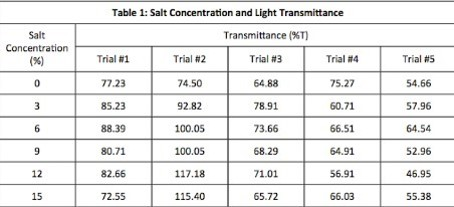
#> input picture TestTable.png, 454 x 207 px
$ jupyter execute --allow-errors TableParser.ipynb
#> lines starting #> are read from the running program, lines starting #| are printed output that depends on the picture
[cell 1]
import cv2
import numpy as np

[cell 2]
#takes in img as np nd array
#taking in as grey scale makes it so we do not use RGB values only a single value
img = cv2.imread('TestTable.png', cv2.IMREAD_GRAYSCALE)
#> img: shape (207, 454); min 0, max 255, mean 234.5

[cell 3]
from matplotlib import pyplot as plt
plt.imshow(img, interpolation='nearest',cmap='gray')
plt.show()

[cell 4]
from collections import deque
def flood_fill_bfs(img, x, y, color_of_point, paint_color):
    top_left = (x,y)
    bottom_right = (-1,-1)
    queue = deque([(x,y)])
    img[x,y] = paint_color
    while queue:
        current_x, current_y = queue.popleft()
        neighbors = [(current_x - 1, current_y),
                        (current_x + 1, current_y),
                        (current_x, current_y-1),
                        (current_x, current_y+1)
        ]
        x_high, y_high = bottom_right
        if current_x >= x_high:
            x_high = current_x
        if current_y >= y_high:
            y_high = current_y
        bottom_right = (x_high,y_high)

        x_low, y_low = top_left
        if current_x <= x_low:
            x_low = current_x
        if current_y <= y_low:
            y_low = current_y
        top_left = (x_low,y_low)

        for neighbor_x, neighbor_y in neighbors:
            if 0 <= neighbor_x < len(img) and 0 <= neighbor_y < len(img[0]) and img[neighbor_x,neighbor_y] == color_of_point:
                img[neighbor_x,neighbor_y] = paint_color
                queue.append((neighbor_x,neighbor_y))
    return (top_left, bottom_right)

[cell 5]
from collections import defaultdict
frequencyMap = defaultdict(lambda: 0)
for row in img:
    for pixel in row:
        frequencyMap[pixel] += 1
#> after the loop, frequencyMap = 255 items

most_common_color = max(frequencyMap, key=frequencyMap.get)
#> most_common_color = 255
most_common_color
#> Out = 255

[cell 6]
for i, row in enumerate(img):
    for j, pixel in enumerate(row):
        # pixel = sum(pixel)
        if pixel >= most_common_color - 20:
            img[i][j] = most_common_color #np.array([0, 100, 0])

[cell 7]
plt.imshow(img, interpolation='nearest',cmap='gray')
plt.show()

[cell 8]
def find_first_coord(_img, color):
#> called with color = 255
    for i, row in enumerate(_img):
        for j, pixel in enumerate(row):
            if pixel == color:
                return i,j
#> this loop made 3 passes
    return-1,-1

[cell 9]
num_cells = 0
cell_coordinates = []

x,y = find_first_coord(img,most_common_color)
#> x = 2; y = 0
# print(x,y)
while x < len(img):
    while y < len(img[0])-1:
        # print(img[x,y])
        if img[x,y] == most_common_color:
            start, end = flood_fill_bfs(img, x, y, most_common_color, most_common_color - 1)
            cell_coordinates.append((start,end)) #backwards because we iterate
            num_cells += 1
            x,y = end
            # print(end)
        y+=1
    y=0
    x+=1
#> this loop made 22 passes
#> x on passes 2, 5, 6, 8, 9, 11, 12, 14, 15, 17, 18, 20: 24, 72, 73, 94, 95, 117, 118, 139, 140, 162, 163, 185
#> x on passes 1, 3, 4, 7, 10, 13: 23, 45, 71, 93, 116, 138
#> after the loop, cell_coordinates = 44 items; end = (205, 453); num_cells = 44; start = (185, 382); x = 207

num_cells
#> Out = 44

# cell_coordinates

[cell 10]
cell_coordinates

[cell 11]
for top_left, btm_right in cell_coordinates:
    img[top_left[0],top_left[1]] = 255
    img[btm_right[0],btm_right[1]] = 255
#> this loop made 44 passes
#> (top_left, btm_right) on passes 1 to 12: ((2, 0), (22, 453)), ((24, 77), (44, 453)), ((25, 0), (70, 73)), ((48, 77), (70, 149)), ((48, 153), (70, 226)), ((48, 229), (70, 302)), ((48, 306), (70, 378)), ((48, 382), (70, 453)), ((73, 0), (92, 73)), ((73, 77), (92, 149)), ((73, 153), (92, 226)), ((73, 229), (92, 302))
#> img: shape (207, 454); min 0, max 255, mean 235.1

[cell 12]
# # i,j = find_first_coord(img, most_common_color)
# start, end = flood_fill_bfs(img, i, j, most_common_color, 120)

[cell 13]
plt.imshow(img, interpolation='nearest',cmap='gray')
plt.show()

[cell 14]
arr = np.zeros(img.shape)

for top_left, btm_right in cell_coordinates:
    arr[top_left[0],top_left[1]] = 255
    arr[btm_right[0],btm_right[1]] = 255
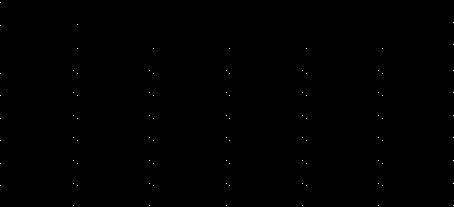
#> arr: shape (207, 454) float64; 0.09% white in thin lines or dots
plt.imshow(arr, interpolation='nearest',cmap='gray')
plt.show()

[cell 15]
sorted_cells = sorted(cell_coordinates, key=lambda coord:coord[0][0])
#> sorted_cells = 44 items
sorted_cells

# Goal: represent tabular data with nested dictionaries.
# i.e. {row: {col: cell}}
# Assuming a uniform n x n table (no combined rows/cols)

# start by organizing the points in separate lists?

row_table = {}
# Organize rows
for cell in sorted_cells:
    BR_HORIZONTAL = int(cell[1][1])
    BR = (int(cell[1][0]), int(cell[1][1]))
    if BR_HORIZONTAL not in row_table.keys():
        row_table[BR_HORIZONTAL] = [BR]
    else:
        row_table[BR_HORIZONTAL].append(BR)
#> this loop made 44 passes
#> (cell, BR_HORIZONTAL) on passes 1 to 12: (((2, 0), (22, 453)), 453), (((24, 77), (44, 453)), 453), (((25, 0), (70, 73)), 73), (((48, 77), (70, 149)), 149), (((48, 153), (70, 226)), 226), (((48, 229), (70, 302)), 302), (((48, 306), (70, 378)), 378), (((48, 382), (70, 453)), 453), (((73, 0), (92, 73)), 73), (((73, 77), (92, 149)), 149), (((73, 153), (92, 226)), 226), (((73, 229), (92, 302)), 302)
#> after the loop, row_table = 6 items


col_table = {}
# Organize rows
for cell in sorted_cells:
    BR_VERTICAL = int(cell[1][0])
    BR = (int(cell[1][0]), int(cell[1][1]))
    if BR_VERTICAL not in col_table.keys():
        col_table[BR_VERTICAL] = [BR]
    else:
        col_table[BR_VERTICAL].append(BR)
#> this loop made 44 passes
#> (cell, BR_VERTICAL) on passes 1 to 12: (((2, 0), (22, 453)), 22), (((24, 77), (44, 453)), 44), (((25, 0), (70, 73)), 70), (((48, 77), (70, 149)), 70), (((48, 153), (70, 226)), 70), (((48, 229), (70, 302)), 70), (((48, 306), (70, 378)), 70), (((48, 382), (70, 453)), 70), (((73, 0), (92, 73)), 92), (((73, 77), (92, 149)), 92), (((73, 153), (92, 226)), 92), (((73, 229), (92, 302)), 92)
#> after the loop, col_table = 9 items
row_table

[cell 16]
col_table

[cell 17]
table = np.zeros((len(col_table), len(row_table)))
#> table = [[0, 0, 0, 0, 0, 0], [0, 0, 0, 0, 0, 0], [0, 0, 0, 0, 0, 0], [0, 0, 0, 0, 0, 0], [0, 0, 0, 0, 0, 0], [0, 0, 0, 0, 0, 0], [0, 0, 0, 0, 0, 0], [0, 0, 0, 0, 0, 0], [0, 0, 0, 0, 0, 0]]
table
#> Out has the same summary as table

[cell 18]
for i, y in enumerate(sorted(row_table)):
    print(row_table[y])
#> this loop made 6 passes
#> y on passes 1 to 6: 73, 149, 226, 302, 378, 453
#| [(70, 73), (92, 73), (115, 73), (137, 73), (160, 73), (183, 73), (205, 73)]
#| [(70, 149), (92, 149), (115, 149), (137, 149), (160, 149), (183, 149), (205, 149)]
#| [(70, 226), (92, 226), (115, 226), (137, 226), (160, 226), (183, 226), (205, 226)]
#| [(70, 302), (92, 302), (115, 302), (137, 302), (160, 302), (183, 302), (205, 302)]
#| [(70, 378), (92, 378), (115, 378), (137, 378), (160, 378), (183, 378), (205, 378)]
#| [(22, 453), (44, 453), (70, 453), (92, 453), (115, 453), (137, 453), (160, 453), (183, 453), (205, 453)]

[cell 19]

# # Organize columns
# # we know the first row should contain all column headers
# columns = {}
# for cell in list(table.values())[0]:
#     columns[cell]

# table

# bounding box testing
# from PIL import Image

# TL = (int(sorted_cells[0][0][0]), int(sorted_cells[0][0][1]))
# BR = (int(sorted_cells[0][1][0]), int(sorted_cells[0][1][1]))

# # [TL, BR]
# print(region)

# plt.imshow(region)
# plt.show()

for cell in sorted_cells:
    TL = (int(cell[0][0]), int(cell[0][1]))
    BR = (int(cell[1][0]), int(cell[1][1]))

    region = img[TL[0]:BR[0], TL[1]:BR[1]]

    # Extract cell data using OCR here

    # Fill in table dict with data?
    # region_colored = cv2.cvtColor(region, cv2.)
    # plt.figure(figsize=(2,1))
    plt.imshow(region, cmap='gray')
    plt.show()
#> this loop made 44 passes
#> pass 1, `region = img[TL[0]:BR[0], TL[1]:BR[1]]`:
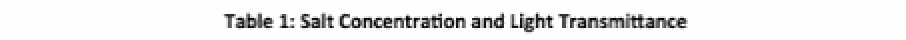
#> region: shape (20, 453) (shown 2 times larger); min 0, max 255, mean 236.2
#> pass 2, `region = img[TL[0]:BR[0], TL[1]:BR[1]]`:
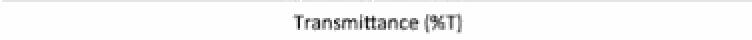
#> region: shape (20, 376) (shown 2 times larger); min 17, max 255, mean 246.8
#> pass 3, `region = img[TL[0]:BR[0], TL[1]:BR[1]]`:
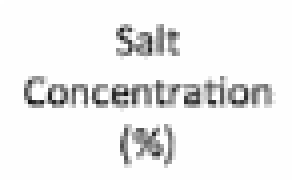
#> region: shape (45, 73) (shown 4 times larger); min 17, max 255, mean 238.4

$ run again, with %5BMS-PCCRC%5D-170601_30_page1.jpg saved as TestTable.png
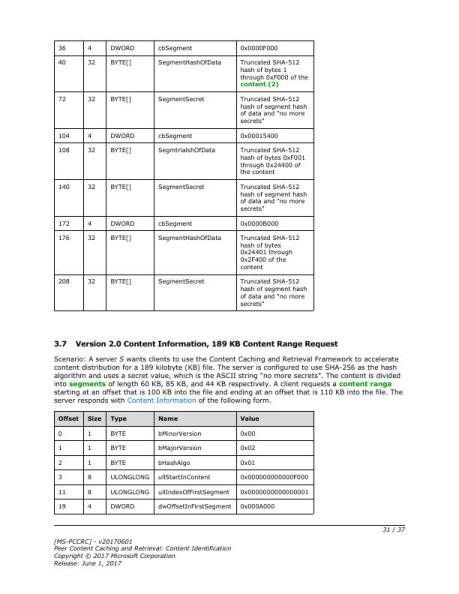
#> input picture %5BMS-PCCRC%5D-170601_30_page1.jpg, 459 x 594 px
#> after the loop `for row in img:`: frequencyMap = 255 items
#> most_common_color = 255
#> the loop in find_first_coord, `for i, row in enumerate(_img):` made 1 pass
#> `x,y = find_first_coord(img,most_common_color)`: x = 0
#> the loop `while x < len(img):` made 1 pass
#> (y, x) on pass 1: (0, 594)
#> after the loop `while x < len(img):`: cell_coordinates = [((0, 0), (593, 458))]; end = (593, 458); num_cells = 1; start = (0, 0); x = 594
#> `num_cells`: Out = 1
#> `cell_coordinates`: Out = [((0, 0), (593, 458))]
#> the loop `for top_left, btm_right in cell_coordinates:` made 1 pass
#> (top_left, btm_right) on pass 1: ((0, 0), (593, 458))
#> the loop `for cell in sorted_cells:` made 1 pass
#> (cell, BR_HORIZONTAL) on pass 1: (((0, 0), (593, 458)), 458)
#> after the loop `for cell in sorted_cells:`: row_table = {458: [(593, 458)]}
#> the loop `for cell in sorted_cells:` made 1 pass
#> (cell, BR_VERTICAL) on pass 1: (((0, 0), (593, 458)), 593)
#> after the loop `for cell in sorted_cells:`: col_table = {593: [(593, 458)]}
#> `row_table`: Out = {458: [(593, 458)]}
#> `col_table`: Out = {593: [(593, 458)]}
#> table = [0]
#> the loop `for i, y in enumerate(sorted(row_table)):` made 1 pass
#> y on pass 1: 458
#> (printed output is left out)
#> the loop `for cell in sorted_cells:` made 1 pass
#> pass 1, `region = img[TL[0]:BR[0], TL[1]:BR[1]]`:
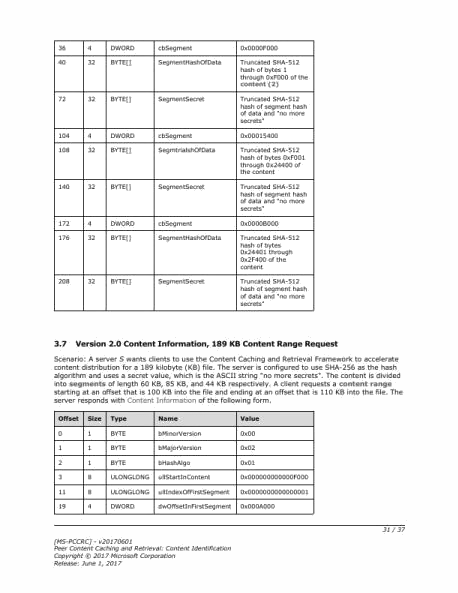
#> region: shape (593, 458); min 0, max 255, mean 241.7

$ run again, with %5BMS-SHLLINK%5D-151016_12_page1.jpg saved as TestTable.png
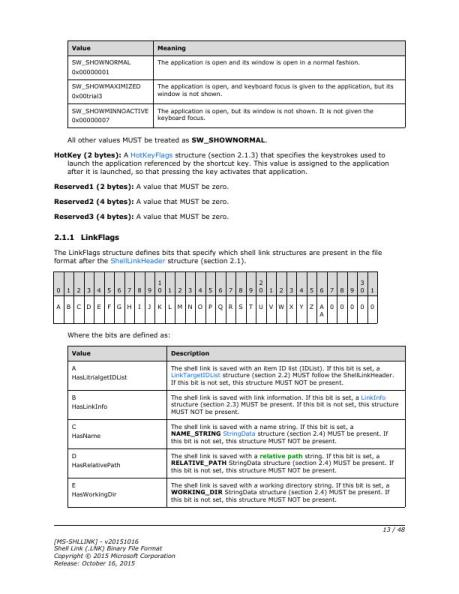
#> input picture %5BMS-SHLLINK%5D-151016_12_page1.jpg, 459 x 594 px
#> after the loop `for row in img:`: frequencyMap = 255 items
#> most_common_color = 255
#> the loop in find_first_coord, `for i, row in enumerate(_img):` made 1 pass
#> `x,y = find_first_coord(img,most_common_color)`: x = 0
#> the loop `while x < len(img):` made 1 pass
#> (y, x) on pass 1: (0, 594)
#> after the loop `while x < len(img):`: cell_coordinates = [((0, 0), (593, 458))]; end = (593, 458); num_cells = 1; start = (0, 0); x = 594
#> `num_cells`: Out = 1
#> `cell_coordinates`: Out = [((0, 0), (593, 458))]
#> the loop `for top_left, btm_right in cell_coordinates:` made 1 pass
#> (top_left, btm_right) on pass 1: ((0, 0), (593, 458))
#> the loop `for cell in sorted_cells:` made 1 pass
#> (cell, BR_HORIZONTAL) on pass 1: (((0, 0), (593, 458)), 458)
#> after the loop `for cell in sorted_cells:`: row_table = {458: [(593, 458)]}
#> the loop `for cell in sorted_cells:` made 1 pass
#> (cell, BR_VERTICAL) on pass 1: (((0, 0), (593, 458)), 593)
#> after the loop `for cell in sorted_cells:`: col_table = {593: [(593, 458)]}
#> `row_table`: Out = {458: [(593, 458)]}
#> `col_table`: Out = {593: [(593, 458)]}
#> table = [0]
#> the loop `for i, y in enumerate(sorted(row_table)):` made 1 pass
#> y on pass 1: 458
#> (printed output is left out)
#> the loop `for cell in sorted_cells:` made 1 pass
#> pass 1, `region = img[TL[0]:BR[0], TL[1]:BR[1]]`:
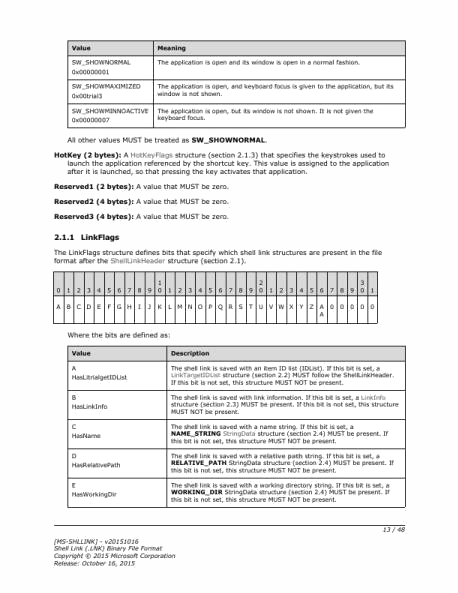
#> region: shape (593, 458); min 0, max 255, mean 237.9

$ run again, with %5BMS-SHLLINK%5D-151016_14_page1.jpg saved as TestTable.png
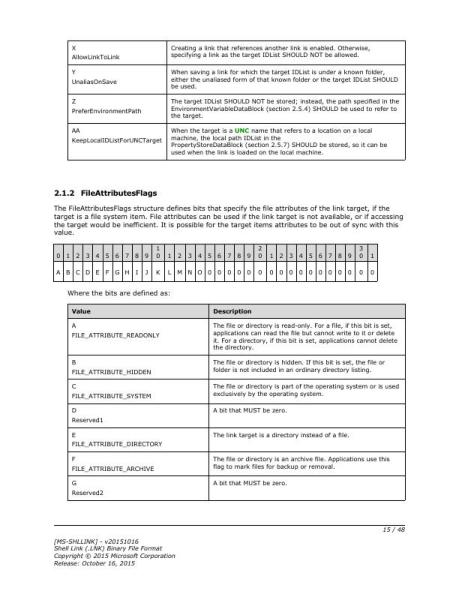
#> input picture %5BMS-SHLLINK%5D-151016_14_page1.jpg, 459 x 594 px
#> after the loop `for row in img:`: frequencyMap = 252 items
#> most_common_color = 255
#> the loop in find_first_coord, `for i, row in enumerate(_img):` made 1 pass
#> `x,y = find_first_coord(img,most_common_color)`: x = 0
#> the loop `while x < len(img):` made 1 pass
#> (y, x) on pass 1: (0, 594)
#> after the loop `while x < len(img):`: cell_coordinates = [((0, 0), (593, 458))]; end = (593, 458); num_cells = 1; start = (0, 0); x = 594
#> `num_cells`: Out = 1
#> `cell_coordinates`: Out = [((0, 0), (593, 458))]
#> the loop `for top_left, btm_right in cell_coordinates:` made 1 pass
#> (top_left, btm_right) on pass 1: ((0, 0), (593, 458))
#> the loop `for cell in sorted_cells:` made 1 pass
#> (cell, BR_HORIZONTAL) on pass 1: (((0, 0), (593, 458)), 458)
#> after the loop `for cell in sorted_cells:`: row_table = {458: [(593, 458)]}
#> the loop `for cell in sorted_cells:` made 1 pass
#> (cell, BR_VERTICAL) on pass 1: (((0, 0), (593, 458)), 593)
#> after the loop `for cell in sorted_cells:`: col_table = {593: [(593, 458)]}
#> `row_table`: Out = {458: [(593, 458)]}
#> `col_table`: Out = {593: [(593, 458)]}
#> table = [0]
#> the loop `for i, y in enumerate(sorted(row_table)):` made 1 pass
#> y on pass 1: 458
#> (printed output is left out)
#> the loop `for cell in sorted_cells:` made 1 pass
#> pass 1, `region = img[TL[0]:BR[0], TL[1]:BR[1]]`:
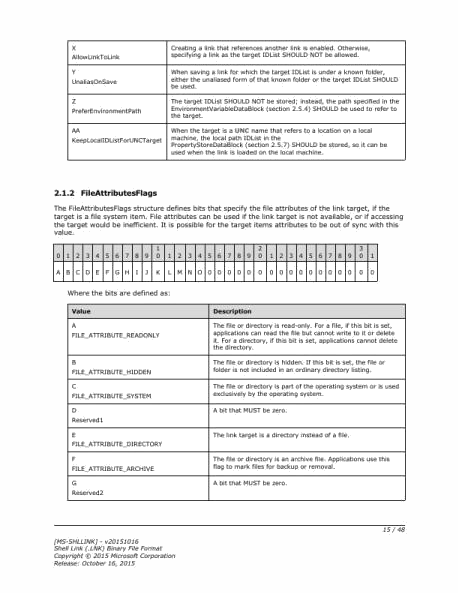
#> region: shape (593, 458); min 0, max 255, mean 239.8
